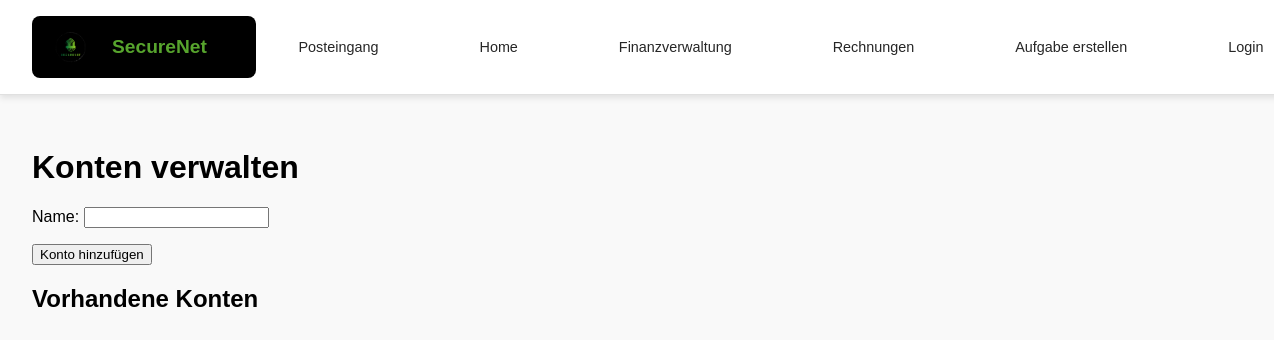
Page /posts/konten_verwalten/ on the earlier database version.
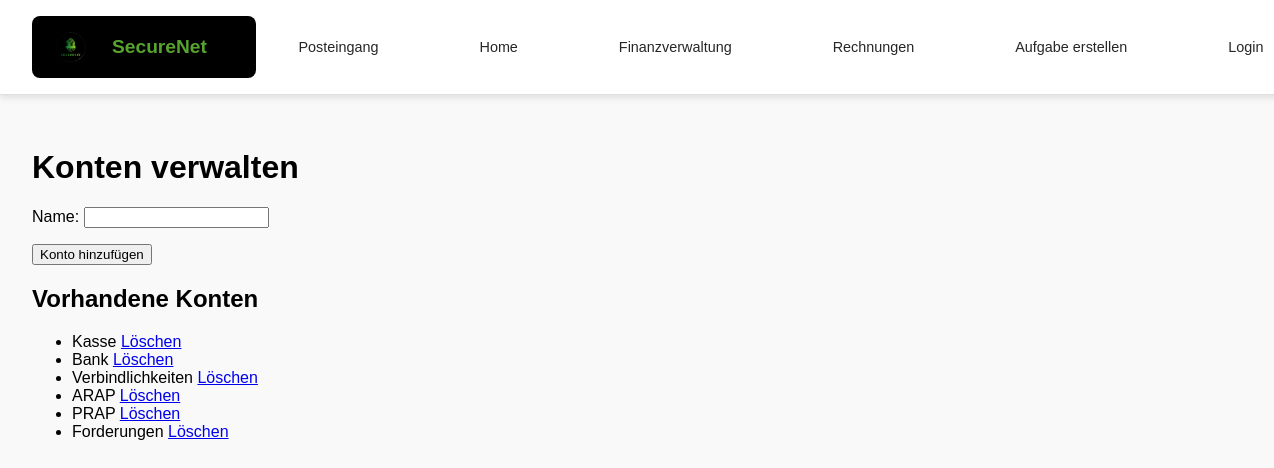
Same page on the later database version.
### posts/models.py (models this page shows, shortened)
class Konto(models.Model):
    name = models.CharField(max_length=255, unique=True)

### posts/views.py (the view)
# urls.py: path('konten_verwalten/', views.konten_verwalten, name='konten_verwalten'),
def konten_verwalten(request):
    if request.method == 'POST':
        form = KontoForm(request.POST)
        if form.is_valid():
            form.save()
            messages.success(request, "Konto erfolgreich hinzugefügt.")
            return redirect('posts:konten_verwalten')
    else:
        form = KontoForm()
    konten = Konto.objects.all()
    return render(request, 'posts/konten_verwalten.html', {'form': form, 'konten': konten})

### posts/forms.py
class KontoForm(forms.ModelForm):
    class Meta:
        model = Konto
        fields = ['name']

### posts/templates/posts/konten_verwalten.html (shortened to what this page needs)
{% extends 'master_layout.html' %}
{% block content %}
    <h1>Konten verwalten</h1>
    <form method="post">
        {{ form.as_p }}
        <button type="submit" class="btn btn-primary">Konto hinzufügen</button>
    </form>
    <h2>Vorhandene Konten</h2>
    <ul>
        {% for konto in konten %}
            <li>
                {{ konto.name }}
                <a href="{% url 'posts:konto_loeschen' konto.id %}" class="btn btn-danger" onclick="return confirm('Sind Sie sicher, dass Sie dieses Konto löschen möchten?')">Löschen</a>
            </li>
        {% endfor %}
    </ul>
{% endblock %}

Differences in the rows shown:
added Konto: name "Kasse"
added Konto: name "Bank"
added Konto: name "Verbindlichkeiten"
added Konto: name "ARAP"
added Konto: name "PRAP"
added Konto: name "Forderungen"
